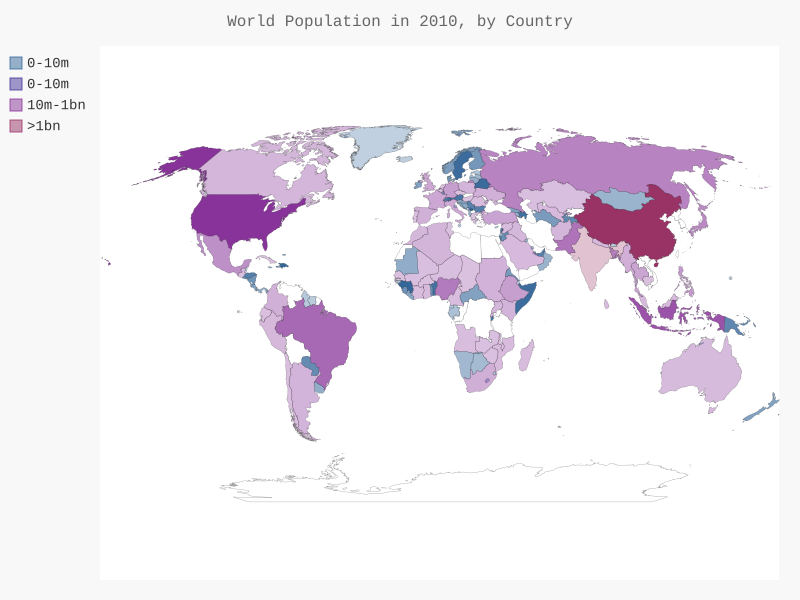

Python code for this plot:
import json
from country_codes import get_country_code
import pygal_maps_world.maps
from pygal.style import RotateStyle
from pygal.style import LightColorizedStyle
from pygal.style import LightColorizedStyle as LCS, RotateStyle as RS

# 将数据加载到一个列表中
filename = 'population_data.json'
with open(filename) as f:
    # 函数json.load()将数据转换为Python能够处理的格式，这里是一个列表。
    pop_data = json.load(f)

# 创建一个包含人口数量的字典
cc_populations = {}

# 打印每个国家2010年的人口数量
for pop_dict in pop_data:
    if pop_dict['Year'] == '2010':
        country_name = pop_dict['Country Name']
        # Python不能直接将包含小数点的字符串'1127437398.85751'转换为整数（这个小数值可能是人口数据缺失时通
        # 过插值得到的）。为消除这种错误，我们先将字符串转换为浮点数，再将浮点数转换为整数
        population = int(float(pop_dict['Value']))
        code = get_country_code(country_name)
        if code:
             cc_populations[code] = population
        # else:
        #     print('ERROR - ' + country_name)

        # print(country_name + ": " + str(population))

        #exit()

# 根据人口数量将所有的国家分成三组
cc_pops_1, cc_pops_2, cc_pops_3 = {}, {}, {}
for cc, pop in cc_populations.items():
    if pop < 10000000:
        cc_pops_1[cc] = pop
    elif pop < 1000000000:
        cc_pops_2[cc] = pop
    else:
        cc_pops_3[cc] = pop
# 看看每组分别包含多少个国家
print(len(cc_pops_1), len(cc_pops_2), len(cc_pops_3))

wm_style = RS('#336699', base_style=LCS)
wm = pygal_maps_world.maps.World(style=wm_style)
wm.title = 'World Population in 2010, by Country'
wm.add('0-10m', cc_pops_1)
wm.add('0-10m', cc_pops_1)
wm.add('10m-1bn', cc_pops_2)
wm.add('>1bn', cc_pops_3)

wm.render_to_file('world_population.svg')
